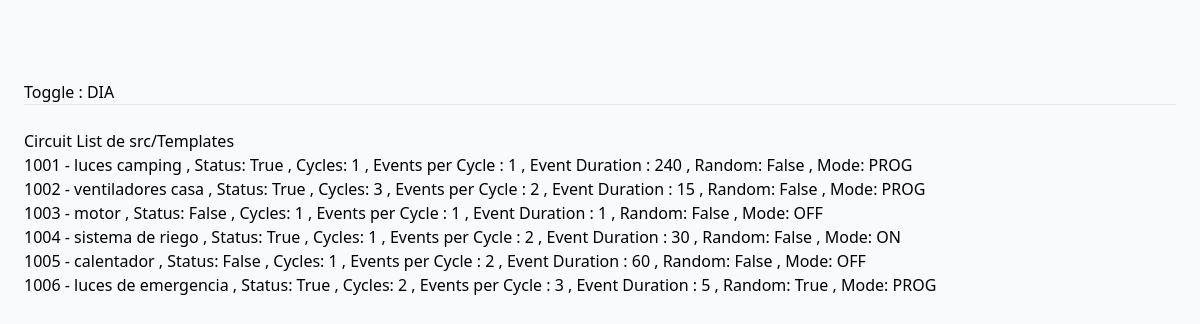
/descriptions/, run on the app's committed database.
### descriptions/models.py (models this page shows, shortened)
class crc_DES(models.Model):
    circuit_id = models.PositiveSmallIntegerField(null=False)
    circuit_description = models.CharField(max_length=100)
    circuit_status = models.BooleanField(null=True)
    created = models.DateField(auto_now_add=True)
    updated = models.DateField(auto_now=True)
    num_cycles = models.PositiveSmallIntegerField(editable=True)
    events_per_cycle = models.PositiveSmallIntegerField(editable=True)
    event_duration = models.PositiveSmallIntegerField(editable=True)
    random = models.BooleanField(default=False)
    circuit_mode = models.CharField(max_length=20,choices=MODE_CHOICES)

### descriptions/views.py (the view)
# urls.py: path('', descriptions_list_view, name='main'),
def descriptions_list_view(request):
    qs1 = crc_DES.objects.all()
    context = {
        'qs1': qs1,
    }
    return render(request, 'main.html', context)

### templates/main.html (shortened to what this page needs)
{% extends "base.html" %}
{% block content %}
    Circuit List de src/Templates
    <br>
    {% if qs1 %}
        <ul>
        {% for obj in qs1  %}
                <li>
                    {{obj.circuit_id}} - {{obj.circuit_description}}
                    , Status: {{obj.circuit_status}}
                    , Cycles: {{obj.num_cycles}}
                    , Events per Cycle : {{obj.events_per_cycle}}
                    , Event Duration : {{obj.event_duration}}
                    , Random: {{obj.random}}
                    , Mode: {{obj.circuit_mode}}
                </li>
        {% endfor %}
    </ul>
    {% else %}
        there are no circuits in data base
    {% endif %}
    {% endblock content %}

### data on the page
crc_DES: circuit_id "1001", circuit_description "luces camping", circuit_status "True", num_cycles "1", events_per_cycle "1", event_duration "240", random "False", circuit_mode "PROG"
crc_DES: circuit_id "1002", circuit_description "ventiladores casa", circuit_status "True", num_cycles "3", events_per_cycle "2", event_duration "15", random "False", circuit_mode "PROG"
crc_DES: circuit_id "1003", circuit_description "motor", circuit_status "False", num_cycles "1", events_per_cycle "1", event_duration "1", random "False", circuit_mode "OFF"
crc_DES: circuit_id "1004", circuit_description "sistema de riego", circuit_status "True", num_cycles "1", events_per_cycle "2", event_duration "30", random "False", circuit_mode "ON"
crc_DES: circuit_id "1005", circuit_description "calentador", circuit_status "False", num_cycles "1", events_per_cycle "2", event_duration "60", random "False", circuit_mode "OFF"
crc_DES: circuit_id "1006", circuit_description "luces de emergencia", circuit_status "True", num_cycles "2", events_per_cycle "3", event_duration "5", random "True", circuit_mode "PROG"
